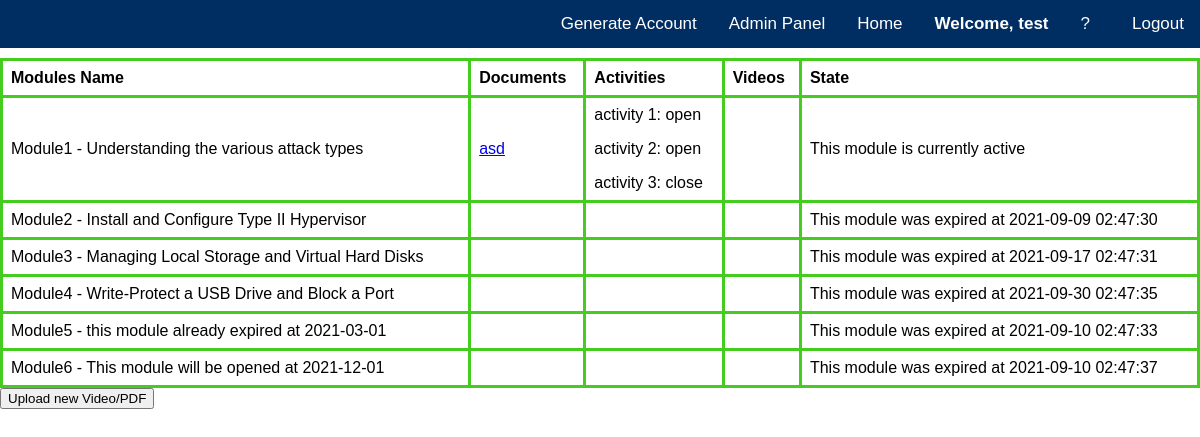
The page /moduleManage.php (signed in) on the database its author committed.
### tables this page shows
CREATE TABLE `module` (
  `module_id` int(3) NOT NULL COMMENT 'Unique number ID for all modules',
  `course_id` int(4) NOT NULL COMMENT 'Course',
  `module_name` char(100) DEFAULT NULL COMMENT 'Module name',
  `start_date` datetime DEFAULT NULL COMMENT 'Module start effective date',
  `end_date` datetime DEFAULT NULL COMMENT 'Module end effective date',
  `creted_date` datetime DEFAULT current_timestamp() COMMENT 'Module created date',
  `created_by` char(6) DEFAULT NULL COMMENT 'Module created by',
  `last_modified_date` datetime DEFAULT NULL ON UPDATE current_timestamp() COMMENT 'Module last modified date',
  `last_modified_by` char(6) DEFAULT NULL COMMENT 'Module last modified by'
);

CREATE TABLE `document` (
  `document_id` int(5) NOT NULL COMMENT 'Unique number ID for all documents',
  `activity_id` int(5) NOT NULL COMMENT 'Activity',
  `document_name` char(50) DEFAULT NULL COMMENT 'Document name',
  `description` char(50) DEFAULT NULL COMMENT 'Document description',
  `file_path` char(250) DEFAULT NULL COMMENT 'Document fie location',
  `creted_date` datetime DEFAULT current_timestamp() COMMENT 'Document created date',
  `created_by` char(6) DEFAULT NULL COMMENT 'Document created by',
  `last_modified_date` datetime DEFAULT NULL ON UPDATE current_timestamp() COMMENT 'Document last modified date',
  `last_modified_by` char(6) DEFAULT NULL COMMENT 'Document last modified by'
);

CREATE TABLE `activity` (
  `activity_id` int(5) NOT NULL COMMENT 'Unique number ID for all activities',
  `module_id` int(3) NOT NULL COMMENT 'Module',
  `activity_name` char(30) DEFAULT NULL COMMENT 'Activity name',
  `description` char(50) DEFAULT NULL COMMENT 'Activity description',
  `start_date` datetime DEFAULT NULL COMMENT 'Activity start effective date',
  `end_date` datetime DEFAULT NULL COMMENT 'Activity end effective date',
  `creted_date` datetime DEFAULT current_timestamp() COMMENT 'Activity created date',
  `created_by` char(6) DEFAULT NULL COMMENT 'Activity created by',
  `last_modified_date` datetime DEFAULT NULL ON UPDATE current_timestamp() COMMENT 'Activity last modified date',
  `last_modified_by` char(6) DEFAULT NULL COMMENT 'Activity last modified by'
);

### getModuleDetail.php (called while the page is built)
<?php
if ($_SESSION["usertype"] == 1 || $_SESSION["usertype"] == 2) {
    include_once 'DBConnect.php';
    $sql = "SELECT * FROM module";
    $result = $conn->query($sql) or die(mysqli_error());
}
?>

### moduleManage.php (the view, shortened to what this page needs)
<?php
include 'topbar.php';
include 'getModuleDetail.php';
$today = date("Y-m-d");
$state = "";
?>
<html>
    <body>
        <h1> Modules List</h1>
        <table>
            <tr>
                <th>Modules Name</th>
                <th>Documents</th>
                <th>Activities</th>
                <th>Videos</th>
                <th>State</th>
            </tr>
            <?php
            if ($result->num_rows > 0) {
                while ($row = mysqli_fetch_array($result)) {
                    $moduleID = $row ['module_id'];
                    $start_date = $row['start_date'];
                    $end_date = $row['end_date'];
                    $today_time = strtotime($today);
                    $start_time = strtotime($start_date);
                    $end_time = strtotime($end_date);
                    if ($today_time > $start_time && $today_time < $end_time) {
                        $state = "This module is currently active";
                    } elseif ($today_time < $start_time) {
                        $state = "This module will start at " . $row['start_date'];
                    } elseif ($today_time > $end_time) {
                        $state = "This module was expired at " . $row['end_date'];
                    }
                    ?>
                    <tr>
                    <form class = "Update-form" method = "POST" action="updateModuleDetail.php">
                        <td> <!
                            <?php echo $row ['module_name']; ?></td>
                        <td><?php
                            $getDocument = "SELECT * FROM document d, activity a WHERE d.activity_id = a.activity_id && a.module_id = $moduleID";
                            $resultDocument = $conn->query($getDocument) or die(mysqli_error());
                            if ($resultDocument->num_rows > 0) {
                                while ($row = mysqli_fetch_array($resultDocument)) {
                                    ?><p><a href="./pdf/<?php echo $row ['file_path'] ?>"><?php echo $row ['document_name']; ?></p><?php
                                }
                            }
                            ?></td>
                        <td><?php
                            $getActivity = "SELECT * FROM activity WHERE module_id = $moduleID";
                            $resultActivity = $conn->query($getActivity) or die(mysqli_error());
                            if ($resultActivity->num_rows > 0) {
                                while ($row = mysqli_fetch_array($resultActivity)) {
                                    ?><p><?php echo $row ['activity_name']; ?></p><?php
                                }
                            }
                            ?></td>
                        <td><?php
                            ?></td>
                        <td>
                            <?php echo $state; ?></td>
                    </form>
            </tr>
            <?php
        }
    }
    ?>
</table>
<button onclick="window.location.href = 'upload.php'">Upload new Video/PDF</button>
</body>
</html>

### css/styleBG.css (style rules this page uses)
table { font-family: arial, sans-serif; border-collapse: collapse; width: 100%; }
td, th { border: 3px solid #44CC1E; text-align: left; padding: 8px; }
body { font-family: Arial, Helvetica, sans-serif; background-image: url("../pic/BG.png"); background-repeat: no-repeat; background-size: cover; background-attachment: fixed; margin:0; padding:0; }
* { box-sizing: border-box; }

### rows shown on the page
module: module_name "Module1 - Understanding the various attack types", state "This module is currently active"
document: document_name "asd"
activity: activity_name "activity 1: open"
activity: activity_name "activity 2: open"
activity: activity_name "activity 3: close"
module: module_name "Module2 - Install and Configure Type II Hypervisor", end_date "This module was expired at 2021-09-09 02:47:30"
module: module_name "Module3 - Managing Local Storage and Virtual Hard Disks", end_date "This module was expired at 2021-09-17 02:47:31"
module: module_name "Module4 - Write-Protect a USB Drive and Block a Port", end_date "This module was expired at 2021-09-30 02:47:35"
module: module_name "Module5 - this module already expired at 2021-03-01", end_date "This module was expired at 2021-09-10 02:47:33"
module: module_name "Module6 - This module will be opened at 2021-12-01", end_date "This module was expired at 2021-09-10 02:47:37"

### other values the page prints
$_SESSION["username"] "test"
